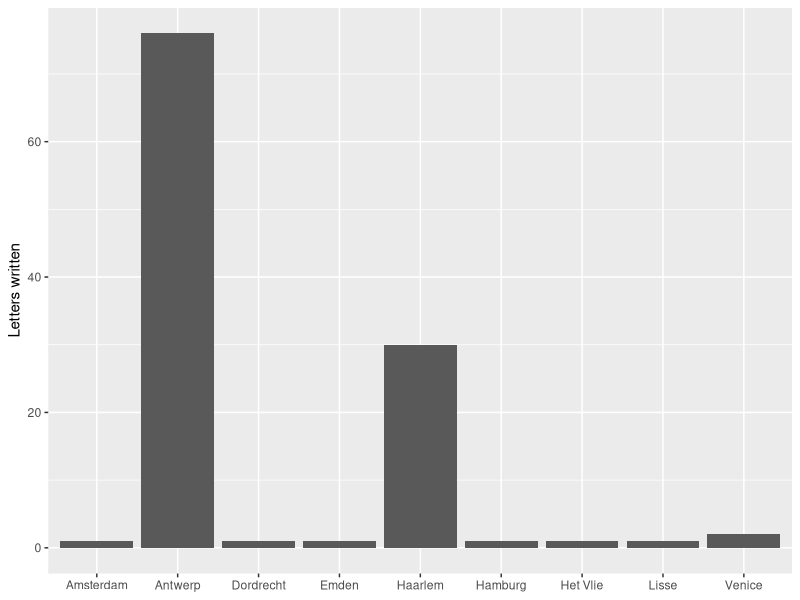
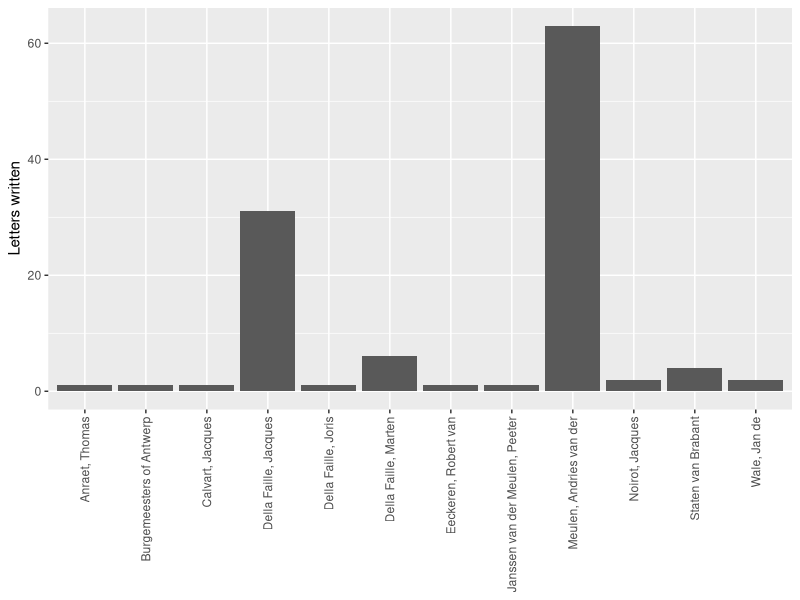
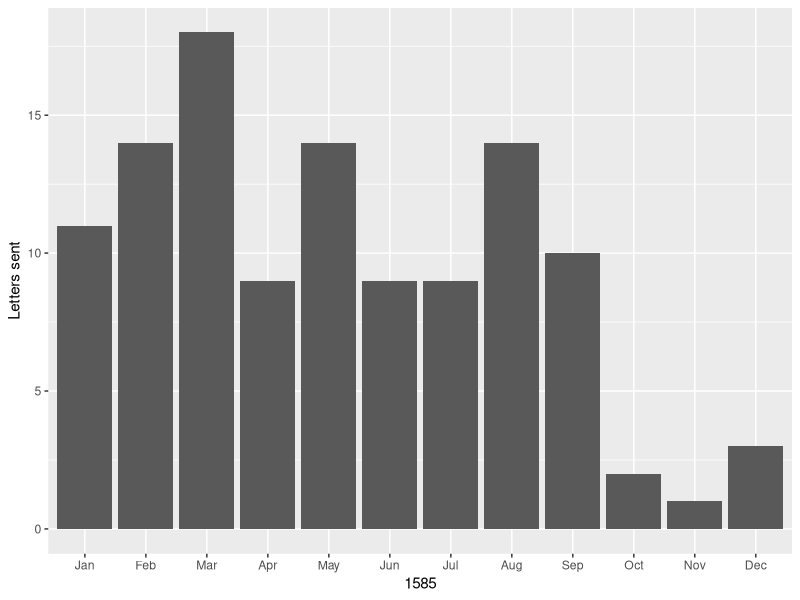
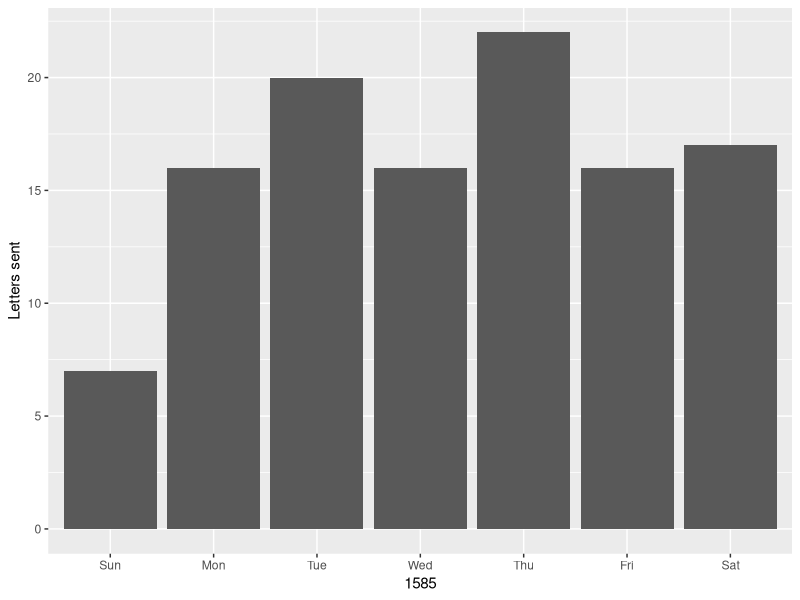
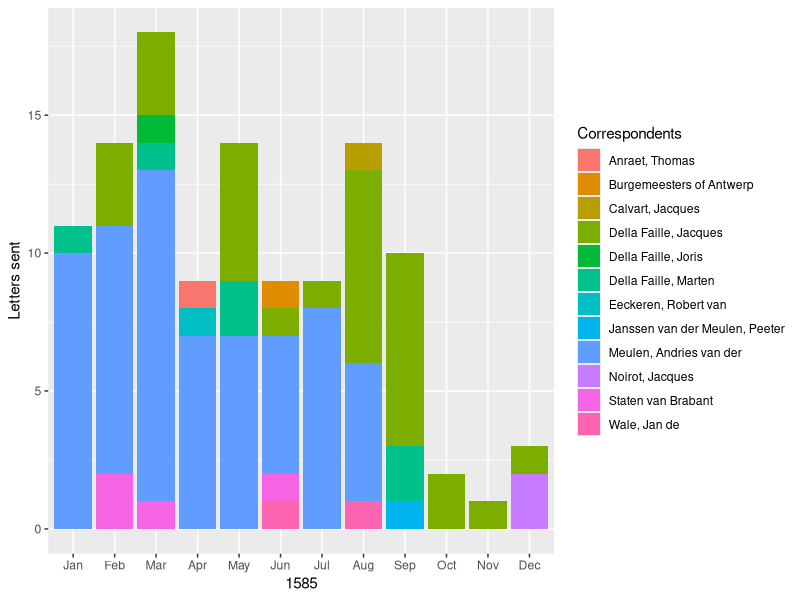
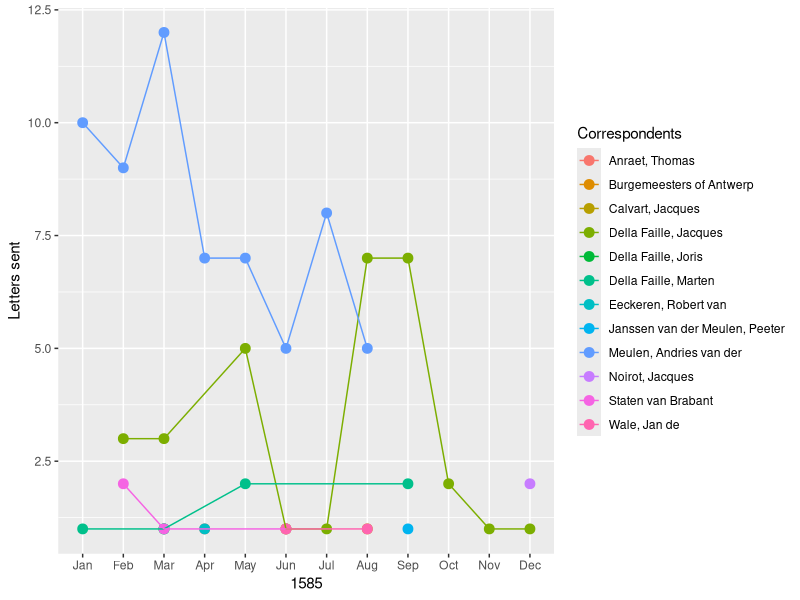

Source code (R) for these figures, in order:
### Analyzing a correspondence network with dplyr and ggplot ###

# This script derives from the brief introduction to R, in the blog post
# Excel vs R: A Brief Introduction to R,
# which can be found at https://www.jessesadler.com/post/excel-vs-r/

library(tidyverse)
library(lubridate)

# Load the data
letters <- read_csv("data/correspondence-data-1585.csv")

### Creating new data frames ###
# Unique correspondents
writers <- distinct(letters, writer)
writers

# Number of correspondents
nrow(distinct(letters, writer))

# Unique sources and destinations in the correspondence
sources <- distinct(letters, source)
destinations <- distinct(letters, destination)

# First attempt to get letters per correspondent
per_correspondent <- summarise(letters, count = n())

# Letters per correspondent
per_correspondent <- letters %>% 
  group_by(writer) %>% 
  summarise(count = n()) %>% 
  arrange(desc(count))

# Letters per source
per_source <- letters %>% 
  group_by(source) %>% 
  summarise(count = n()) %>% 
  arrange(desc(count))

## ggplot charts of letters per source and correspondent ##

# Per source barchart
ggplot(data = per_source) +
  geom_bar(aes(x = source, y = count), stat = "identity") +
  labs(x = NULL, y = "Letters written")

# Per correspondent barchart
ggplot(data = letters) +
  geom_bar(aes(x = writer)) +
  labs(x = NULL, y = "Letters written") +
  theme(axis.text.x = element_text(angle = 90, hjust = 1, vjust = 0.5))

## Working with dates ##

# Letters per month without labels
per_month <- letters %>% 
  mutate(month = month(date)) %>% 
  group_by(month) %>% 
  summarise(count = n())

# Letters per month with labels
per_month <- letters %>% 
  mutate(month = month(date, label = TRUE)) %>% 
  group_by(month) %>% 
  summarise(count = n())

# Letters per month barchart
ggplot(data = per_month) +
  geom_bar(aes(x = month, y = count), stat = "identity") +
  labs(x = 1585, y = "Letters sent")

# Letters per weekday
per_wday <- letters %>% 
  mutate(wday = wday(date, label = TRUE)) %>% 
  group_by(wday) %>% 
  summarise(count = n())

# Letters per weekday barchart
ggplot(data = letters) +
  geom_bar(aes(x = wday(date, label = TRUE))) +
  labs(x = 1585, y = "Letters sent")

# Letters from Sunday
letters %>% filter(wday(date) == 1)

## Combining data for correspondents and months ##

# Per correspondent by month
correspondent_month <- letters %>% 
  mutate(month = month(date, label = TRUE)) %>% 
  group_by(writer, month) %>% 
  summarise(count = n()) %>% 
  arrange(desc(count))

# Per correspondent by month barchart
ggplot(data = correspondent_month) +
  geom_bar(aes(x = month, y = count, fill = writer), stat = "identity") +
  labs(x = 1585, y = "Letters sent", fill = "Correspondents")

# Per correspondent by month line chart
ggplot(data = correspondent_month, aes(x = month, y = count, color = writer)) + 
  geom_point(size = 3) + 
  geom_line(aes(group = writer)) + 
  labs(x = 1585, y = "Letters sent", color = "Correspondents")